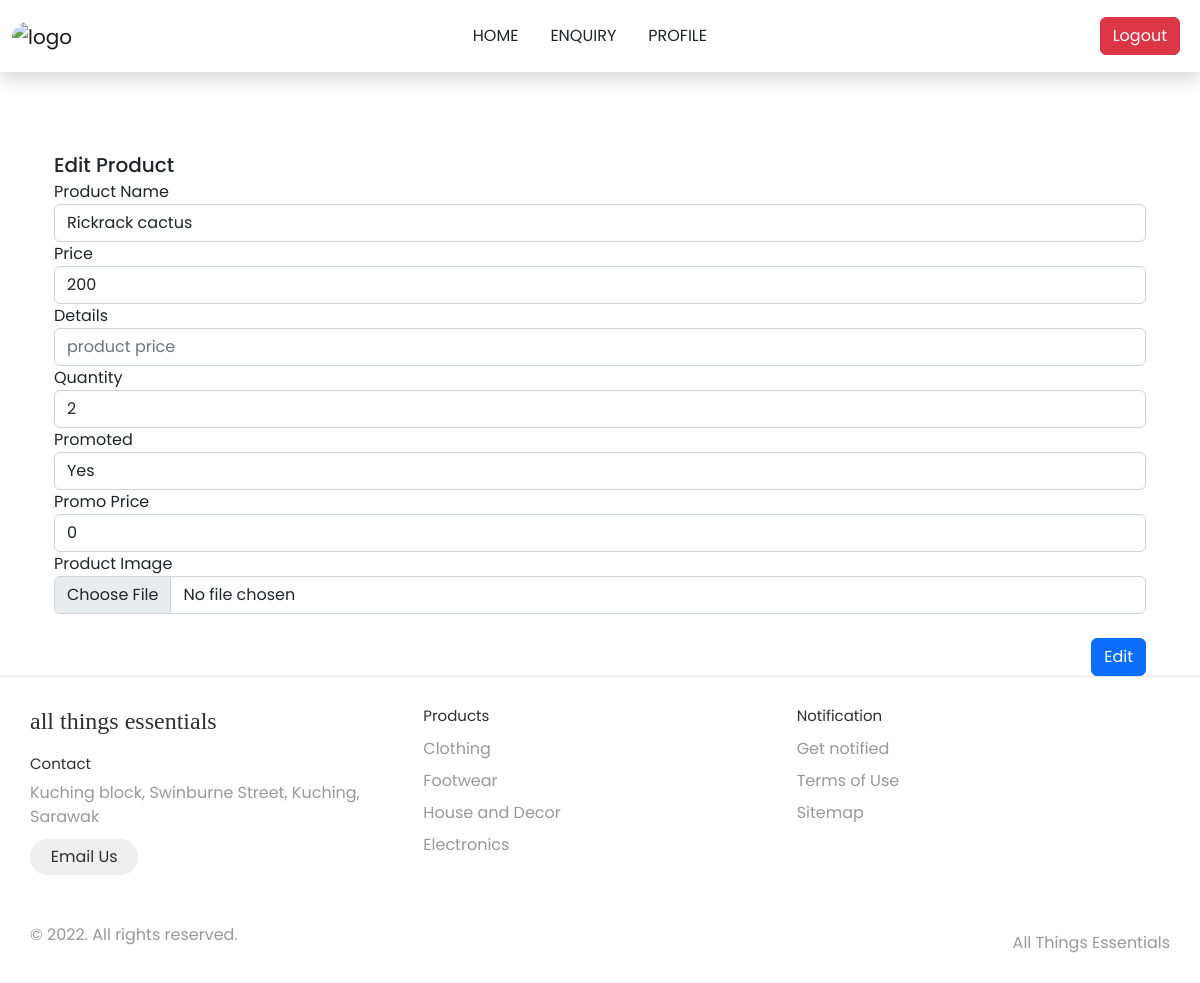
The app's page /Appointment/edit-product.php?id=1&name=Rickrack cactus with its own data.
### tables this page shows
CREATE TABLE `products` (
  `product_ID` int(255) NOT NULL,
  `product_image` varchar(255) NOT NULL,
  `product_desc` text NOT NULL,
  `product_qnt` bigint(20) NOT NULL,
  `product_name` varchar(255) NOT NULL,
  `product_price` varchar(255) NOT NULL,
  `category` varchar(55) NOT NULL,
  `seller_id` int(55) NOT NULL,
  `promoted` varchar(10) NOT NULL,
  `sold_quantity` int(10) NOT NULL,
  `promo_price` int(56) NOT NULL,
  `date` datetime DEFAULT current_timestamp()
);

### Appointment/edit-product.php (the view, shortened to what this page needs)
<?php
include "../include/DBconn.php";
$id = $_GET['id'];
$query=mysqli_query($conn,"select * FROM products where product_ID ='".$id."'");
   $row=mysqli_fetch_array($query);
?>
<!DOCTYPE html>
<html lang = "en">
    <head>
        <link rel="stylesheet" href="../style/Notificationxx.css">
        <link rel="stylesheet" href="https://cdnjs.cloudflare.com/ajax/libs/font-awesome/4.7.0/css/font-awesome.min.css">
    </head>
    <link href="https://cdn.jsdelivr.net/npm/bootstrap@5.2.2/dist/css/bootstrap.min.css" rel="stylesheet"
>
        <?php
            include("../include/navigation.php");
        ?>
        <div class="container" style="margin-top: 150px">
        <div class="content container">
  <div class="modal-dialog" role="document">
    <div class="modal-content">
      <div class="modal-header">
        <h5 class="modal-title" id="exampleModalLabel">Edit Product</h5>
      </div>
      <div class="modal-body">
<form action="upload.php?id=<?php echo $row['product_ID']; ?>" method="post" enctype="multipart/form-data">
  <div class="form-group">
    <label for="productName">Product Name</label>
    <input type="text" class="form-control" id="productName" name="productName" value="<?php echo $row['product_name']; ?>" placeholder="Enter Prodcut name">
  </div>
   <div class="form-group">
    <label for="price">Price</label>
    <input type="text" class="form-control" id="price" name="price" value="<?php echo $row['product_price'] ?>" placeholder="product price">
  </div>
  <div class="form-group">
    <label for="price">Details</label>
    <input type="text" class="form-control" id="price" name="price" value="<?php echo $row['product_desc'] ?>" placeholder="product price">
  </div>
  <div class="form-group">
    <label for="price">Quantity</label>
    <input type="text" class="form-control" id="price" name="price" value="<?php echo $row['product_qnt'] ?>" placeholder="product price">
  </div>
  <div class="form-group">
    <label for="price">Promoted</label>
    <input type="text" class="form-control" id="price" name="price" value="<?php echo $row['promoted'] ?>" placeholder="product price">
  </div>
  <div class="form-group">
    <label for="price">Promo Price</label>
    <input type="text" class="form-control" id="price" name="price" value="<?php echo $row['promo_price'] ?>" placeholder="product price">
  </div>
  <div class="form-group">
    <label for="image">Product Image</label>
    <input type="file" class="form-control" name="image" id="image" required="">
  </div>
  <br>
 <div class="modal-footer">
        <input type="submit" name="update" class="btn btn-primary" value="Edit">
      </div>
</form>
      </div>
    </div>
  </div>
</div>
</div>
        <?php include('../include/footer.php') ?>
    </body>
</html>

### style/Notificationxx.css (style rules this page uses)
* { font-family: 'Poppins', sans-serif; }

### records on screen
products: productName "Rickrack cactus", price "200", price "2", price "Yes", price "0"
